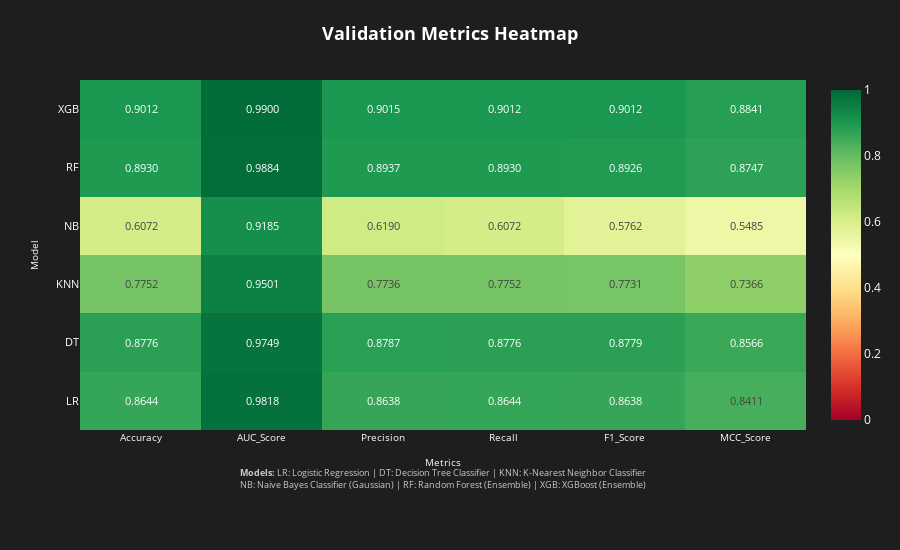

Notebook code cell kept with this figure:
### Code cell
# =============================================================================
# Validation Metrics Heatmap (Plotly - Interactive HTML)
# =============================================================================
fig_val_heatmap = go.Figure(data=go.Heatmap(
    z=val_comparison_df[metrics_to_plot].values,
    x=metrics_to_plot,
    y=short_model_names,
    text=[[f'{val:.4f}' for val in row] for row in val_comparison_df[metrics_to_plot].values],
    texttemplate='%{text}',
    textfont=dict(size=11),
    colorscale='RdYlGn',
    zmin=0, zmax=1,
    hovertemplate='Model: %{customdata}<br>Metric: %{x}<br>Score: %{z:.4f}<extra></extra>',
    customdata=[[name]*len(metrics_to_plot) for name in model_names_list]
))

fig_val_heatmap.update_layout(
    title=dict(text='<b>Validation Metrics Heatmap</b>', font=dict(size=18, color='white'), x=0.5),
    height=550,
    template='plotly_dark',
    paper_bgcolor='#1e1e1e',
    plot_bgcolor='#2d2d2d',
    font=dict(color='white'),
    xaxis=dict(
        title=dict(text='Metrics', font=dict(size=10)),
        tickangle=0, 
        tickfont=dict(size=10)
    ),
    yaxis=dict(
        title=dict(text='Model', font=dict(size=10)),
        tickfont=dict(size=11)
    ),
    margin=dict(l=80, r=40, t=80, b=120)
)

fig_val_heatmap.add_annotation(
    text=f"<b>Models:</b> {legend_line1}<br>{legend_line2}",
    xref="paper", yref="paper",
    x=0.5, y=-0.18,
    showarrow=False,
    font=dict(size=9, color='#cccccc'),
    align="center"
)

fig_val_heatmap.write_html(f'{REPORTS_DIR}/{DATASET_NAME}_validation_metrics_heatmap.html')
fig_val_heatmap.show()
print(f"Validation heatmap saved to '{REPORTS_DIR}/{DATASET_NAME}_validation_metrics_heatmap.html'")

### Figure 1 — Plotly figure (JSON) as saved in the notebook; plotly's stock layout.template omitted (floating-point values rounded to 4 significant figures)
{"data": [{"colorscale": [[0, "rgb(165,0,38)"], [0.1, "rgb(215,48,39)"], [0.2, "rgb(244,109,67)"], [0.3, "rgb(253,174,97)"], [0.4, "rgb(254,224,139)"], [0.5, "rgb(255,255,191)"], [0.6, "rgb(217,239,139)"], [0.7, "rgb(166,217,106)"], [0.8, "rgb(102,189,99)"], [0.9, "rgb(26,152,80)"], [1, "rgb(0,104,55)"]], "customdata": [["Logistic Regression", "Logistic Regression", "Logistic Regression", "Logistic Regression", "Logistic Regression", "Logistic Regression"], ["Decision Tree Classifier", "Decision Tree Classifier", "Decision Tree Classifier", "Decision Tree Classifier", "Decision Tree Classifier", "Decision Tree Classifier"], ["K-Nearest Neighbor Classifier", "K-Nearest Neighbor Classifier", "K-Nearest Neighbor Classifier", "K-Nearest Neighbor Classifier", "K-Nearest Neighbor Classifier", "K-Nearest Neighbor Classifier"], ["Naive Bayes Classifier (Gaussian)", "Naive Bayes Classifier (Gaussian)", "Naive Bayes Classifier (Gaussian)", "Naive Bayes Classifier (Gaussian)", "Naive Bayes Classifier (Gaussian)", "Naive Bayes Classifier (Gaussian)"], ["Random Forest (Ensemble)", "Random Forest (Ensemble)", "Random Forest (Ensemble)", "Random Forest (Ensemble)", "Random Forest (Ensemble)", "Random Forest (Ensemble)"], ["XGBoost (Ensemble)", "XGBoost (Ensemble)", "XGBoost (Ensemble)", "XGBoost (Ensemble)", "XGBoost (Ensemble)", "XGBoost (Ensemble)"]], "hovertemplate": "Model: %{customdata}<br>Metric: %{x}<br>Score: %{z:.4f}<extra></extra>", "text": [["0.8644", "0.9818", "0.8638", "0.8644", "0.8638", "0.8411"], ["0.8776", "0.9749", "0.8787", "0.8776", "0.8779", "0.8566"], ["0.7752", "0.9501", "0.7736", "0.7752", "0.7731", "0.7366"], ["0.6072", "0.9185", "0.6190", "0.6072", "0.5762", "0.5485"], ["0.8930", "0.9884", "0.8937", "0.8930", "0.8926", "0.8747"], ["0.9012", "0.9900", "0.9015", "0.9012", "0.9012", "0.8841"]], "textfont": {"size": 11}, "texttemplate": "%{text}", "type": "heatmap", "x": ["Accuracy", "AUC_Score", "Precision", "Recall", "F1_Score", "MCC_Score"], "y": ["LR", "DT", "KNN", "NB", "RF", "XGB"], "z": [[0.8644, 0.9818, 0.8638, 0.8644, 0.8638, 0.8411], [0.8776, 0.9749, 0.8787, 0.8776, 0.8779, 0.8566], [0.7752, 0.9501, 0.7736, 0.7752, 0.7731, 0.7366], [0.6072, 0.9185, 0.619, 0.6072, 0.5762, 0.5485], [0.893, 0.9884, 0.8937, 0.893, 0.8926, 0.8747], [0.9012, 0.99, 0.9015, 0.9012, 0.9012, 0.8841]], "zmax": 1, "zmin": 0}], "layout": {"annotations": [{"align": "center", "font": {"color": "#cccccc", "size": 9}, "showarrow": false, "text": "<b>Models:</b> LR: Logistic Regression | DT: Decision Tree Classifier | KNN: K-Nearest Neighbor Classifier<br>NB: Naive Bayes Classifier (Gaussian) | RF: Random Forest (Ensemble) | XGB: XGBoost (Ensemble)", "x": 0.5, "xref": "paper", "y": -0.18, "yref": "paper"}], "font": {"color": "white"}, "height": 550, "margin": {"b": 120, "l": 80, "r": 40, "t": 80}, "paper_bgcolor": "#1e1e1e", "plot_bgcolor": "#2d2d2d", "title": {"font": {"color": "white", "size": 18}, "text": "<b>Validation Metrics Heatmap</b>", "x": 0.5}, "xaxis": {"tickangle": 0, "tickfont": {"size": 10}, "title": {"font": {"size": 10}, "text": "Metrics"}}, "yaxis": {"tickfont": {"size": 11}, "title": {"font": {"size": 10}, "text": "Model"}}}}
